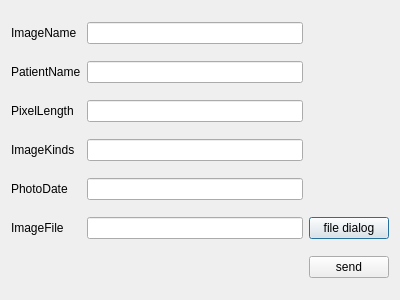
<?xml version="1.0" encoding="UTF-8"?>
<ui version="4.0">
 <class>UploadDlg</class>
 <widget class="QDialog" name="UploadDlg">
  <property name="geometry">
   <rect>
    <x>0</x>
    <y>0</y>
    <width>400</width>
    <height>300</height>
   </rect>
  </property>
  <property name="windowTitle">
   <string>Dialog</string>
  </property>
  <layout class="QGridLayout" name="gridLayout">
   <item row="0" column="0">
    <widget class="QLabel" name="label">
     <property name="text">
      <string>ImageName</string>
     </property>
    </widget>
   </item>
   <item row="0" column="1">
    <widget class="QLineEdit" name="imageNameLineEdit"/>
   </item>
   <item row="1" column="0">
    <widget class="QLabel" name="label_2">
     <property name="text">
      <string>PatientName</string>
     </property>
    </widget>
   </item>
   <item row="1" column="1">
    <widget class="QLineEdit" name="patientNameLineEdit"/>
   </item>
   <item row="2" column="0">
    <widget class="QLabel" name="pixelLength">
     <property name="text">
      <string>PixelLength</string>
     </property>
    </widget>
   </item>
   <item row="2" column="1">
    <widget class="QLineEdit" name="pixelLengthLineEdit"/>
   </item>
   <item row="3" column="0">
    <widget class="QLabel" name="imageKind">
     <property name="text">
      <string>ImageKinds</string>
     </property>
    </widget>
   </item>
   <item row="3" column="1">
    <widget class="QLineEdit" name="imageKindsLineEdit"/>
   </item>
   <item row="4" column="0">
    <widget class="QLabel" name="ph">
     <property name="text">
      <string>PhotoDate</string>
     </property>
    </widget>
   </item>
   <item row="4" column="1">
    <widget class="QLineEdit" name="photoDateLineEdit"/>
   </item>
   <item row="5" column="0">
    <widget class="QLabel" name="label_6">
     <property name="text">
      <string>ImageFile</string>
     </property>
    </widget>
   </item>
   <item row="5" column="1">
    <widget class="QLineEdit" name="ImageFileLineEdit"/>
   </item>
   <item row="5" column="2">
    <widget class="QPushButton" name="fileDialogButton">
     <property name="text">
      <string>file dialog</string>
     </property>
    </widget>
   </item>
   <item row="6" column="2">
    <widget class="QPushButton" name="sendButton">
     <property name="text">
      <string>send</string>
     </property>
    </widget>
   </item>
  </layout>
 </widget>
 <resources/>
 <connections/>
</ui>
